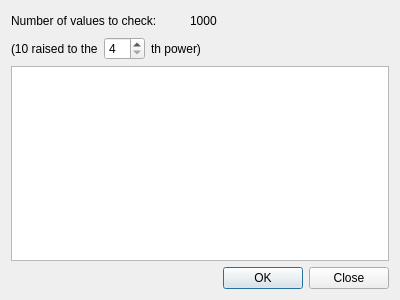
<?xml version="1.0" encoding="UTF-8"?>
<ui version="4.0">
 <class>PrimeFinderDialog</class>
 <widget class="QDialog" name="PrimeFinderDialog">
  <property name="geometry">
   <rect>
    <x>0</x>
    <y>0</y>
    <width>400</width>
    <height>300</height>
   </rect>
  </property>
  <property name="windowTitle">
   <string>Prime Number Finder</string>
  </property>
  <layout class="QVBoxLayout" name="verticalLayout">
   <item>
    <layout class="QHBoxLayout" name="horizontalLayout_2" stretch="1,0,1">
     <item>
      <widget class="QLabel" name="label">
       <property name="text">
        <string>Number of values to check:</string>
       </property>
      </widget>
     </item>
     <item>
      <widget class="QLabel" name="valueLabel">
       <property name="text">
        <string>1000</string>
       </property>
      </widget>
     </item>
     <item>
      <spacer name="horizontalSpacer">
       <property name="orientation">
        <enum>Qt::Horizontal</enum>
       </property>
       <property name="sizeHint" stdset="0">
        <size>
         <width>40</width>
         <height>20</height>
        </size>
       </property>
      </spacer>
     </item>
    </layout>
   </item>
   <item>
    <layout class="QHBoxLayout" name="horizontalLayout">
     <item>
      <widget class="QLabel" name="label_3">
       <property name="text">
        <string>(10 raised to the</string>
       </property>
      </widget>
     </item>
     <item>
      <widget class="QSpinBox" name="powerBox">
       <property name="minimum">
        <number>4</number>
       </property>
      </widget>
     </item>
     <item>
      <widget class="QLabel" name="label_2">
       <property name="text">
        <string>th power)</string>
       </property>
      </widget>
     </item>
     <item>
      <spacer name="horizontalSpacer_2">
       <property name="orientation">
        <enum>Qt::Horizontal</enum>
       </property>
       <property name="sizeHint" stdset="0">
        <size>
         <width>40</width>
         <height>20</height>
        </size>
       </property>
      </spacer>
     </item>
    </layout>
   </item>
   <item>
    <widget class="QTextEdit" name="resultsArea"/>
   </item>
   <item>
    <widget class="QDialogButtonBox" name="buttonBox">
     <property name="orientation">
      <enum>Qt::Horizontal</enum>
     </property>
     <property name="standardButtons">
      <set>QDialogButtonBox::Close|QDialogButtonBox::Ok</set>
     </property>
    </widget>
   </item>
  </layout>
 </widget>
 <resources/>
 <connections>
  <connection>
   <sender>buttonBox</sender>
   <signal>accepted()</signal>
   <receiver>PrimeFinderDialog</receiver>
   <slot>accept()</slot>
   <hints>
    <hint type="sourcelabel">
     <x>248</x>
     <y>254</y>
    </hint>
    <hint type="destinationlabel">
     <x>157</x>
     <y>274</y>
    </hint>
   </hints>
  </connection>
  <connection>
   <sender>buttonBox</sender>
   <signal>rejected()</signal>
   <receiver>PrimeFinderDialog</receiver>
   <slot>reject()</slot>
   <hints>
    <hint type="sourcelabel">
     <x>316</x>
     <y>260</y>
    </hint>
    <hint type="destinationlabel">
     <x>286</x>
     <y>274</y>
    </hint>
   </hints>
  </connection>
 </connections>
</ui>
